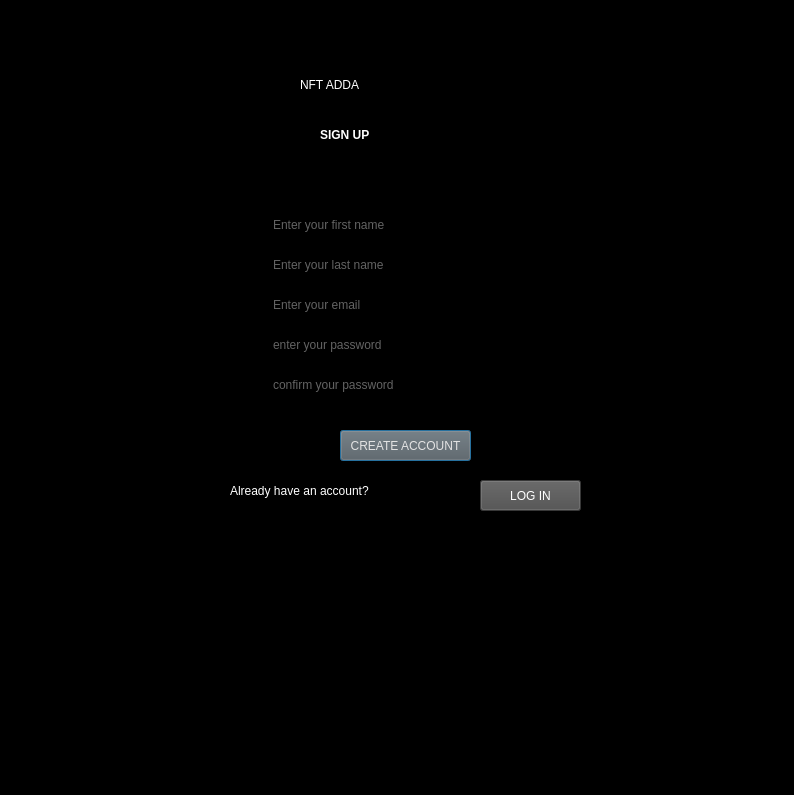
<?xml version="1.0" encoding="UTF-8"?>
<ui version="4.0">
 <class>Dialog</class>
 <widget class="QDialog" name="Dialog">
  <property name="enabled">
   <bool>true</bool>
  </property>
  <property name="geometry">
   <rect>
    <x>0</x>
    <y>0</y>
    <width>794</width>
    <height>795</height>
   </rect>
  </property>
  <property name="windowTitle">
   <string>Dialog</string>
  </property>
  <property name="styleSheet">
   <string notr="true">background-color: rgb(232, 0, 232);
background-image: url(:/images/C:/Users/NOVA BURST/Downloads/ui.png);
background-image: url(:/images/C:/Users/NOVA BURST/Downloads/ui.png);
background-color: rgb(0, 0, 0);</string>
  </property>
  <property name="sizeGripEnabled">
   <bool>true</bool>
  </property>
  <widget class="QLabel" name="label">
   <property name="geometry">
    <rect>
     <x>300</x>
     <y>50</y>
     <width>231</width>
     <height>71</height>
    </rect>
   </property>
   <property name="styleSheet">
    <string notr="true">font: 30pt &quot;Comic Sans MS&quot;;
color: rgb(255, 255, 255);</string>
   </property>
   <property name="text">
    <string>&lt;html&gt;&lt;head/&gt;&lt;body&gt;&lt;p&gt;NFT ADDA&lt;/p&gt;&lt;/body&gt;&lt;/html&gt;</string>
   </property>
  </widget>
  <widget class="QLineEdit" name="fname">
   <property name="geometry">
    <rect>
     <x>270</x>
     <y>210</y>
     <width>301</width>
     <height>30</height>
    </rect>
   </property>
   <property name="styleSheet">
    <string notr="true">color: rgb(255, 255, 255);
color: rgb(197, 197, 197);</string>
   </property>
   <property name="text">
    <string/>
   </property>
   <property name="placeholderText">
    <string>Enter your first name</string>
   </property>
  </widget>
  <widget class="QLineEdit" name="conpass">
   <property name="geometry">
    <rect>
     <x>270</x>
     <y>370</y>
     <width>300</width>
     <height>30</height>
    </rect>
   </property>
   <property name="styleSheet">
    <string notr="true">color: rgb(255, 255, 255);
color: rgb(197, 197, 197);</string>
   </property>
   <property name="text">
    <string/>
   </property>
   <property name="placeholderText">
    <string>confirm your password</string>
   </property>
  </widget>
  <widget class="QLineEdit" name="email">
   <property name="geometry">
    <rect>
     <x>270</x>
     <y>290</y>
     <width>301</width>
     <height>30</height>
    </rect>
   </property>
   <property name="styleSheet">
    <string notr="true">color: rgb(255, 255, 255);
color: rgb(197, 197, 197);</string>
   </property>
   <property name="text">
    <string/>
   </property>
   <property name="placeholderText">
    <string>Enter your email</string>
   </property>
  </widget>
  <widget class="QLineEdit" name="password">
   <property name="geometry">
    <rect>
     <x>270</x>
     <y>330</y>
     <width>301</width>
     <height>30</height>
    </rect>
   </property>
   <property name="styleSheet">
    <string notr="true">color: rgb(255, 255, 255);
color: rgb(197, 197, 197);</string>
   </property>
   <property name="text">
    <string/>
   </property>
   <property name="placeholderText">
    <string>enter your password</string>
   </property>
  </widget>
  <widget class="QLineEdit" name="lname">
   <property name="geometry">
    <rect>
     <x>270</x>
     <y>250</y>
     <width>301</width>
     <height>30</height>
    </rect>
   </property>
   <property name="styleSheet">
    <string notr="true">color: rgb(255, 255, 255);
color: rgb(197, 197, 197);</string>
   </property>
   <property name="text">
    <string/>
   </property>
   <property name="placeholderText">
    <string>Enter your last name</string>
   </property>
  </widget>
  <widget class="QLabel" name="label_2">
   <property name="geometry">
    <rect>
     <x>320</x>
     <y>110</y>
     <width>181</width>
     <height>51</height>
    </rect>
   </property>
   <property name="styleSheet">
    <string notr="true">color: rgb(255, 255, 255);
font: 24pt &quot;Mangal&quot;;
</string>
   </property>
   <property name="text">
    <string>&lt;html&gt;&lt;head/&gt;&lt;body&gt;&lt;p&gt;&lt;span style=&quot; font-weight:600;&quot;&gt;SIGN UP&lt;/span&gt;&lt;/p&gt;&lt;/body&gt;&lt;/html&gt;</string>
   </property>
  </widget>
  <widget class="QPushButton" name="signupbutton">
   <property name="geometry">
    <rect>
     <x>340</x>
     <y>430</y>
     <width>131</width>
     <height>31</height>
    </rect>
   </property>
   <property name="styleSheet">
    <string notr="true">color: rgb(227, 227, 227);
background-color: rgb(93, 93, 93);</string>
   </property>
   <property name="text">
    <string>CREATE ACCOUNT</string>
   </property>
  </widget>
  <widget class="QLabel" name="label_3">
   <property name="geometry">
    <rect>
     <x>230</x>
     <y>480</y>
     <width>231</width>
     <height>21</height>
    </rect>
   </property>
   <property name="styleSheet">
    <string notr="true">color: rgb(255, 255, 255);
font: 12pt &quot;MS Shell Dlg 2&quot;;</string>
   </property>
   <property name="text">
    <string>Already have an account? </string>
   </property>
  </widget>
  <widget class="QPushButton" name="loginbutton">
   <property name="geometry">
    <rect>
     <x>480</x>
     <y>480</y>
     <width>101</width>
     <height>31</height>
    </rect>
   </property>
   <property name="styleSheet">
    <string notr="true">color: rgb(255, 255, 255);
font: 12pt &quot;MS Shell Dlg 2&quot;;
background-color: rgb(209, 209, 209);
background-color: rgb(77, 77, 77);</string>
   </property>
   <property name="text">
    <string>LOG IN</string>
   </property>
  </widget>
 </widget>
 <resources>
  <include location="LoginUi/res.qrc"/>
  <include location="C:/Users/NOVA BURST/Downloads/res.qrc"/>
  <include location="LoginUi/res.qrc"/>
  <include location="C:/Users/NOVA BURST/Downloads/New Text Document.txt"/>
 </resources>
 <connections/>
</ui>
